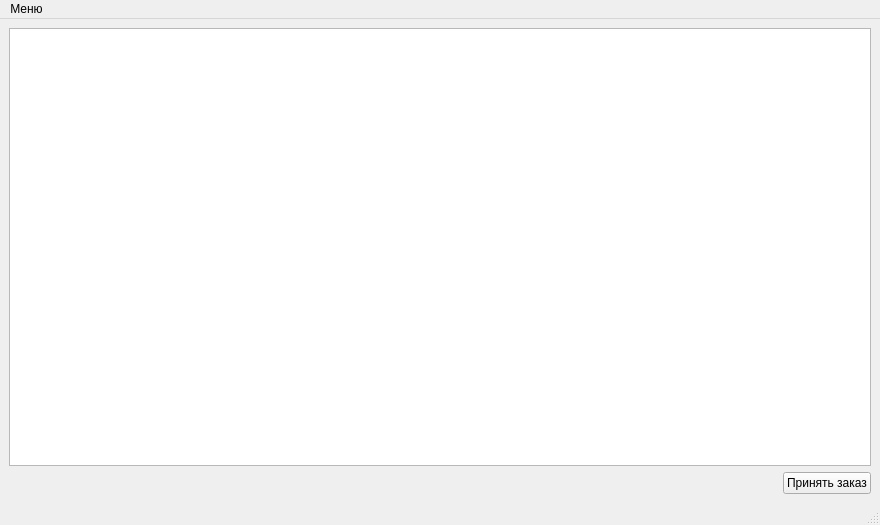
<?xml version="1.0" encoding="UTF-8"?>
<ui version="4.0">
 <class>MasterWindow</class>
 <widget class="QMainWindow" name="MasterWindow">
  <property name="geometry">
   <rect>
    <x>0</x>
    <y>0</y>
    <width>880</width>
    <height>525</height>
   </rect>
  </property>
  <property name="windowTitle">
   <string>MainWindow</string>
  </property>
  <widget class="QWidget" name="centralwidget">
   <layout class="QVBoxLayout" name="verticalLayout_2">
    <item>
     <layout class="QVBoxLayout" name="verticalLayout">
      <item>
       <widget class="QTableView" name="tableView"/>
      </item>
      <item>
       <layout class="QHBoxLayout" name="horizontalLayout">
        <item>
         <spacer name="horizontalSpacer">
          <property name="orientation">
           <enum>Qt::Horizontal</enum>
          </property>
          <property name="sizeHint" stdset="0">
           <size>
            <width>40</width>
            <height>20</height>
           </size>
          </property>
         </spacer>
        </item>
        <item>
         <widget class="QPushButton" name="pushButton">
          <property name="text">
           <string>Принять заказ</string>
          </property>
         </widget>
        </item>
       </layout>
      </item>
     </layout>
    </item>
   </layout>
  </widget>
  <widget class="QMenuBar" name="menubar">
   <property name="geometry">
    <rect>
     <x>0</x>
     <y>0</y>
     <width>880</width>
     <height>23</height>
    </rect>
   </property>
   <widget class="QMenu" name="menu">
    <property name="title">
     <string>Меню</string>
    </property>
    <addaction name="updateTable"/>
    <addaction name="quit"/>
   </widget>
   <addaction name="menu"/>
  </widget>
  <widget class="QStatusBar" name="statusbar"/>
  <action name="updateTable">
   <property name="text">
    <string>Обновить таблицу</string>
   </property>
  </action>
  <action name="quit">
   <property name="text">
    <string> Выйти</string>
   </property>
  </action>
 </widget>
 <resources/>
 <connections>
  <connection>
   <sender>pushButton</sender>
   <signal>clicked()</signal>
   <receiver>MasterWindow</receiver>
   <slot>edit_order_clicked()</slot>
   <hints>
    <hint type="sourcelabel">
     <x>789</x>
     <y>448</y>
    </hint>
    <hint type="destinationlabel">
     <x>569</x>
     <y>489</y>
    </hint>
   </hints>
  </connection>
  <connection>
   <sender>quit</sender>
   <signal>triggered()</signal>
   <receiver>MasterWindow</receiver>
   <slot>quit()</slot>
   <hints>
    <hint type="sourcelabel">
     <x>-1</x>
     <y>-1</y>
    </hint>
    <hint type="destinationlabel">
     <x>348</x>
     <y>262</y>
    </hint>
   </hints>
  </connection>
  <connection>
   <sender>updateTable</sender>
   <signal>triggered()</signal>
   <receiver>MasterWindow</receiver>
   <slot>update_table()</slot>
   <hints>
    <hint type="sourcelabel">
     <x>-1</x>
     <y>-1</y>
    </hint>
    <hint type="destinationlabel">
     <x>348</x>
     <y>262</y>
    </hint>
   </hints>
  </connection>
  <connection>
   <sender>tableView</sender>
   <signal>doubleClicked(QModelIndex)</signal>
   <receiver>MasterWindow</receiver>
   <slot>edit_order_clicked()</slot>
   <hints>
    <hint type="sourcelabel">
     <x>345</x>
     <y>231</y>
    </hint>
    <hint type="destinationlabel">
     <x>348</x>
     <y>262</y>
    </hint>
   </hints>
  </connection>
 </connections>
 <slots>
  <slot>edit_order_clicked()</slot>
  <slot>quit()</slot>
  <slot>update_table()</slot>
 </slots>
</ui>
